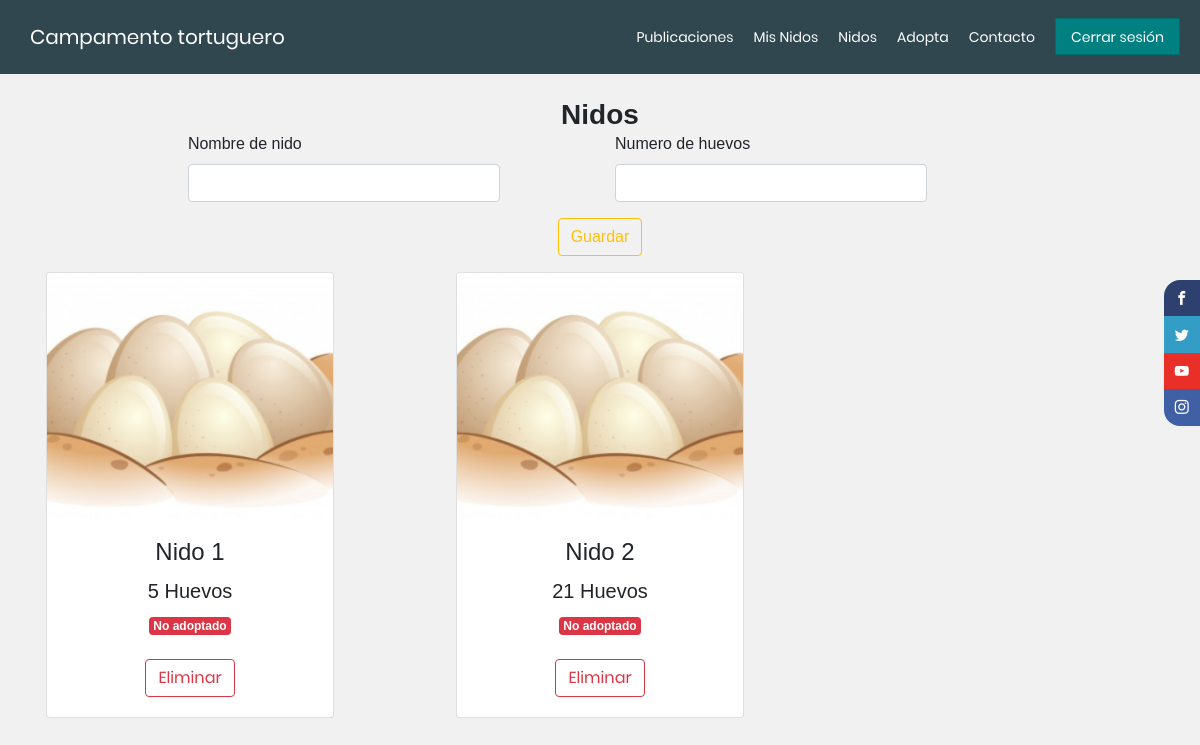
/Nidos.php (signed in), run on an earlier commit of the app's database.
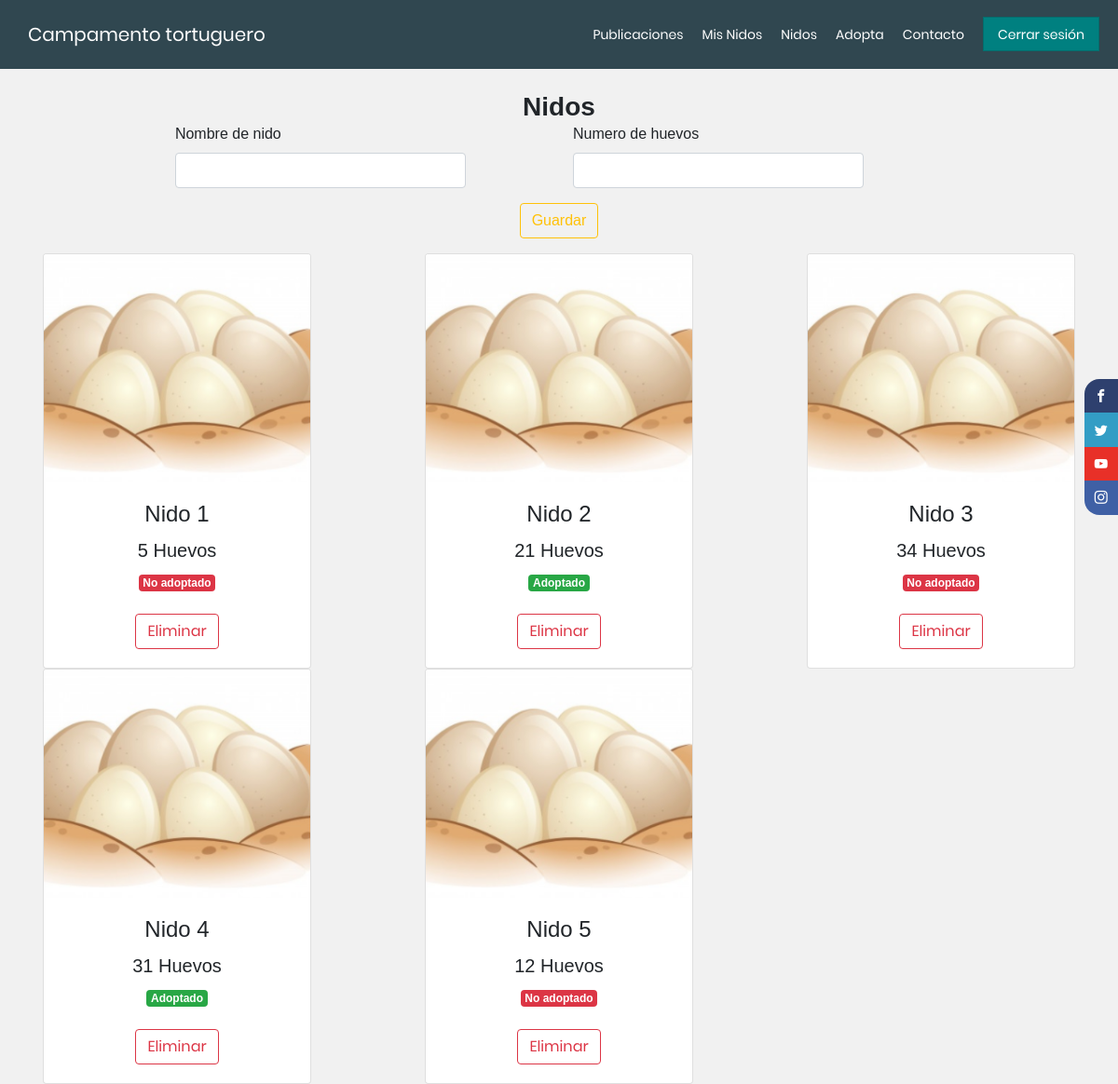
And on a later commit of the database.
### tables this page shows
CREATE TABLE IF NOT EXISTS `tnidos` (
  `Id` int(11) NOT NULL AUTO_INCREMENT,
  `Nido` varchar(50) NOT NULL,
  `Huevos` int(11) NOT NULL,
  `Adoptado` int(11) NOT NULL,
  `Adopta` varchar(50) DEFAULT NULL,
  PRIMARY KEY (`Id`),
  KEY `FK_TNidos_TCatAdoptado` (`Adoptado`),
  KEY `FK_TNidos_tusuarios` (`Adopta`),
  CONSTRAINT `FK_TNidos_TCatAdoptado` FOREIGN KEY (`Adoptado`) REFERENCES `tcatadoptado` (`Adoptado`),
  CONSTRAINT `FK_TNidos_tusuarios` FOREIGN KEY (`Adopta`) REFERENCES `tusuarios` (`Nick`)
);

### Nidos.php (the view, shortened to what this page needs)
<!DOCTYPE html>
<html>
	<head>
		<?php
			include('php/styles.php');
		?>
	</head>
	<body>
		<div class="social-bar">
			<a href="https://www.facebook.com/alonsosurf2108/" class="icon icon-facebook" target="_blank"></a>
			<a href="https://twitter.com/DevCodela" class="icon icon-twitter" target="_blank"></a>
			<a href="https://www.youtube.com/c/devcodela" class="icon icon-youtube" target="_blank"></a>
			<a href="https://www.instagram.com/habillalcampamento/" class="icon icon-instagram" target="_blank"></a>
		</div>
		<div class="container-fluid">
			<div class="row">
				<div class="col-12 Header">
					<nav>
						<ul class="menu">
							<li class="logo"><a href="index.php">Campamento tortuguero</a></li>
							<li class="item"><a href="Publicaciones.php">Publicaciones</a></li>
							<li class="item"><a href="MisNidos.php">Mis Nidos</a></li>
							<?php
								if(isset($_SESSION['Logueado'])){
									if($_SESSION['Logueado']){
										if($_SESSION['Tipo'] == '1'){
							?>
											<li class="item"><a href="Nidos.php">Nidos</a></li>
							<?php
										}
									}
								}
							?>
							<li class="item"><a href="Adoptar.php">Adopta</a></li>
							<li class="item"><a href="Contacto.php">Contacto</a><li>
							<?php
								if(isset($_SESSION["Logueado"])){
									if($_SESSION["Logueado"]){
							?>
										<li class="item button"><a href="php/CerrarSesion.php">Cerrar sesi&oacute;n</a></li>
							<?php
									} else {
							?>
							<?php
									}
							?>
							<?php
								} else {
							?>
								<li class="item button"><a href="Inicio.php">Iniciar sesi&oacute;n</a></li>
							<?php } ?>
						</ul>
					</nav>
				</div>
			</div>
			<div class="row">
				<div class="col-12">
					<br>
				</div>
				<div class="col-12" align="center">
					<h3><b>Nidos</b></h3>
				</div>
			</div>
			<div class="row">
				<div class="col-10 offset-1">
					<form method="POST" action="php/Nido.php">
						<div class="row">
							<div class="col-xs-10 col-sm-10 col-md-4 col-lg-4 offset-xs-1 offset-sm-1">
								<div class="form-group">
									<label>Nombre de nido</label>
									<input type="text" name="NombreNido" class="form-control" autocomplete="off">
								</div>
							</div>
							<div class="col-xs-10 col-sm-10 col-md-4 col-lg-4 offset-xs-1 offset-sm-1">
								<div class="form-group">
									<label>Numero de huevos</label>
									<input type="number" name="NumeroHuevos" class="form-control" autocomplete="off">
								</div>
							</div>
							<div class="col-xs-12 col-sm-12 col-md-4 col-lg-4 offset-md-4 offset-lg-4" align="center">
								<div class="form-group" align="center">
									<button class="btn btn-outline-warning" type="submit">Guardar</button>
								</div>
							</div>
						</div>
					</form>
				</div>
			</div>
			<div class="row">
				<?php
					$Conn = new ConexionClass();
					$MyConn = $Conn->Conectar();
					$Solicitud = null;
					$Consulta = "CALL `SP05ListaNidos`();";
					if( !$Solicitud = $MyConn->prepare( $Consulta ) ){
						echo '{}';
					}
					if( !$Solicitud->execute() ){
						echo '{}';
					}else{
						$Resultado = $Solicitud->get_result();
						while ($Respuesta = $Resultado->fetch_assoc()) {
				?>
							<div class="col-xs-12 col-sm-12 col-md-6 col-lg-4" align="center">
								<div class="card" style="width: 18rem;">
									<img class="card-img-top" src="Imagenes/Nido.png" alt="Card image cap">
									<div class="card-body">
										<h4 class="card-title"><?php echo $Respuesta["Nido"]; ?></h4>
										<h5 class="card-title"><?php echo $Respuesta["Huevos"] . ' Huevos'; ?></h5>
										<p class="card-text">
											<h6>
												<span class="badge badge-<?php echo $Respuesta['Adoptado'] == '1' ? "success" : "danger" ?>"><?php echo $Respuesta['Adoptado'] == '1' ? "Adoptado" : "No adoptado" ?></span>
											</h6>
											<br>
										</p>
										<a href="#" class="btn btn-outline-danger">Eliminar</a>
									</div>
								</div>
							</div>
				<?php
						}
					}
				?>
			</div>
		</div>
	</body>
</html>

### php/Styles.php
<?php
	echo '		<link rel="stylesheet" type="text/css" href="Bootstrap/css/bootstrap.min.css">
		<link rel="stylesheet" type="text/css" href="CSS/FontAwesome/v5.9.0/all.min.css">
		<link rel="stylesheet" type="text/css" href="CSS/font-awesome.min-4.7.0.css">
		<link rel="stylesheet" type="text/css" href="CSS/hamburgers.min.css">
		<link rel="stylesheet" type="text/css" href="CSS/animate.css">
		<link rel="stylesheet" type="text/css" href="CSS/select2.min.css">
		<link rel="stylesheet" type="text/css" href="CSS/main.css">
		<link rel="stylesheet" type="text/css" href="CSS/util.css">
		<link rel="stylesheet" type="text/css" href="CSS/jquery.toast.css">
		<link rel="stylesheet" type="text/css" href="CSS/gijgo.min.css">
		<link rel="stylesheet" type="text/css" href="CSS/style.css">
		<style type="text/css">
			.bg-light {
			    background-color: #f1c8f0!important;
			}
			.navbar{
				height: 100px;
			}
		</style>
';
?>

### CSS/main.css (style rules this page uses)
* { margin: 0px; padding: 0px; box-sizing: border-box; }
body, html { height: 100%; font-family: Poppins-Regular, sans-serif; }
a { font-family: Poppins-Regular; font-size: 14px; line-height: 1.7; color: #666666; margin: 0px; transition: all 0.4s; -webkit-transition: all 0.4s; -o-transition: all 0.4s; -moz-transition: all 0.4s; }
h1,h2,h3,h4,h5,h6 { margin: 0px; }
p { font-family: Poppins-Regular; font-size: 14px; line-height: 1.7; color: #666666; margin: 0px; }
ul, li { margin: 0px; list-style-type: none; }
input { outline: none; border: none; }
button { outline: none !important; border: none; background: transparent; }

### CSS/style.css (style rules this page uses)
body { font-family: 'Poppins', sans-serif; background: #fafafa; }
p { font-family: 'Poppins', sans-serif; font-size: 1.1em; font-weight: 300; line-height: 1.7em; color: #999; }
a, a:hover, a:focus { color: inherit; text-decoration: none; transition: all 0.3s; }

### Nidos.php (style rules this page uses)
* { box-sizing: border-box; padding: 0; margin: 0; }
body { font-family: sans-serif; background: #f1f1f1; }
nav { background: #304750; padding: 5px 20px; }
ul { list-style-type: none; }
a { color: white; text-decoration: none; }
.menu li { font-size: 16px; padding: 15px 5px; white-space: nowrap; }
.logo a, #Toggle a { font-size: 20px; }
.menu { display: flex; flex-wrap: wrap; justify-content: space-between; align-items: center; }
.item.button { order: 2; }
.item { width: 100%; text-align: center; order: 3; display: none; }
@media all and (min-width: 600px) { .menu { justify-content: center; } }
@media all and (min-width: 600px) { .logo { flex: 1; } }
@media all and (min-width: 600px) { .item.button { width: auto; order: 1; display: block; } }
@media all and (min-width: 600px) { .button a { padding: 7.5px 15px; background: teal; border: 1px #006d6d solid; } }
@media all and (min-width: 900px) { .item { display: block; width: auto; } }
@media all and (min-width: 900px) { .logo { order: 0; } }
@media all and (min-width: 900px) { .item { order: 1; } }
@media all and (min-width: 900px) { .button { order: 2; } }
@media all and (min-width: 900px) { .menu li { padding: 15px 10px; } }
@media all and (min-width: 900px) { .menu li.button { padding-right: 0; } }
.container-fluid { padding-right: 0; padding-left: 0; margin-left: 0; margin-right: 0; }
.social-bar { position: fixed; right: 0; top: 35%; font-size: 1.5rem; display: flex; flex-direction: column; align-items: flex-end; z-index: 100; }
.icon { color: white; text-decoration: none; padding: .7rem; display: flex; transition: all .5s; }
.icon-facebook { background: #2E406E; }
.icon-twitter { background: #339DC5; }
.icon-youtube { background: #E83028; }
.icon-instagram { background: #3F60A5; }
.icon:first-child { border-radius: 1rem 0 0 0; }
.icon:last-child { border-radius: 0 0 0 1rem; }
[class^="icon-"], [class*=" icon-"] { font-family: 'icomoon' !important; speak: none; font-style: normal; font-weight: normal; font-variant: normal; text-transform: none; line-height: 1; -webkit-font-smoothing: antialiased; -moz-osx-font-smoothing: grayscale; }
.icon-facebook:before { content: "\ea90"; }
.icon-instagram:before { content: "\ea92"; }
.icon-twitter:before { content: "\ea96"; }
.icon-youtube:before { content: "\ea9d"; }

What changed in the data, as far as the page shows it:
changed tnidos "Nido 2": Adoptado "No adoptado" → "Adoptado"
added tnidos: Nido "Nido 3", Huevos "34", shows "No adoptado"
added tnidos: Nido "Nido 4", Huevos "31", shows "Adoptado"
added tnidos: Nido "Nido 5", Huevos "12", shows "No adoptado"
